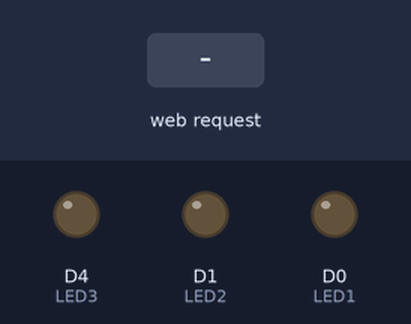
Recording of a program running on a simulated ESP8266 (NodeMCU). On the bench: output pins drawn as LEDs (lit = HIGH). The inputs (shaded band) are chosen by the test bench. WiFi joins after 1.5 s; servers stay silent unless stated; what the program prints to the serial monitor is not drawn.

Above: at 1.2 s.
1.3 s: HTTP request GET /LED1ON received
At 1.9 s:
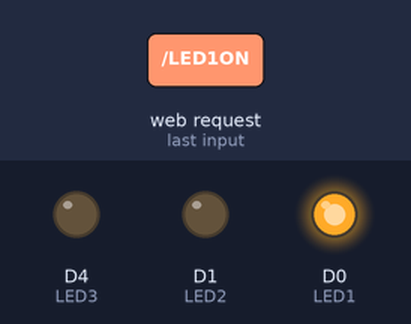
2.8 s: HTTP request GET /LED1OFF received
At 4.2 s:
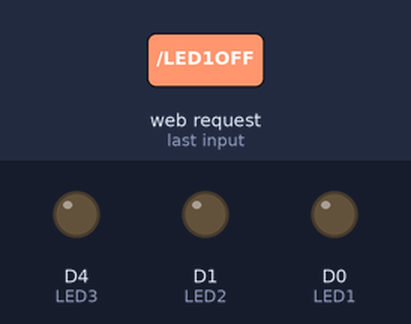
Timing chart, 0 to 5.8 s (numbered marks = the images above; inputs shaded):
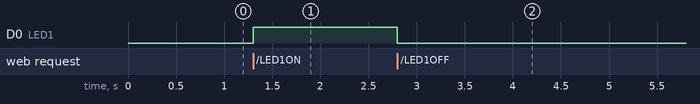

The program:

main.cpp
```cpp
#include <Arduino.h>
#include <ESP8266WiFi.h>
#include <WiFiClient.h>
#include <ESP8266WebServer.h>

const char* ssid = "nonie";
const char* password = "meowakumeong";
int LED1 = D0;
int LED2 = D1;
int LED3 = D4;

ESP8266WebServer server(80);
String webpage;

void setup() {
  Serial.begin(9600);
  delay(10);

  pinMode(LED1, OUTPUT);
  pinMode(LED2, OUTPUT);
  pinMode(LED3, OUTPUT);

  // Connect to WiFi nerwork
  Serial.println();
  Serial.print("Configuring access point...");

  // Mengatur WiFi
  WiFi.mode(WIFI_AP);   // Mode Station
  WiFi.begin(ssid, password);   // Mencocokkan SSID dan Password

  Serial.print("Access Point SSID: ");
  Serial.println(WiFi.softAPSSID());

  // Print Status Connect
  Serial.println("IP address: ");
  Serial.println(WiFi.softAPIP());

  // Isi dari Webpage
  webpage+= "<h1> Web Control ESP8266 </h1>";
  webpage+= "<h2> Khansa Delphi Nareswari </h2>";
  webpage+= "<p>LED 1 : ";
  webpage+= "<a href=\"LED1ON\"><button>ON</button></a><a href=\"LED1OFF\"><button>OFF</button></a></p><br>";
  webpage+= "<p>LED2: ";
  webpage+= "<a href=\"LED2ON\"><button>ON</button></a><a href=\"LED2OFF\"><button>OFF</button></a></p><br>";
  webpage+= "<p>LED3: ";
  webpage+= "<a href=\"LED3ON\"><button>ON</button></a><a href=\"LED3OFF\"><button>OFF</button></a></p><br>";

  //Membuat tampilan webpage
  server.on("/",  [](){
    server.send(200, "text/html", webpage);
  });

  //Bagian ini untuk merespon perintah
  server.on("/LED1ON", [](){
    server.send(200, "text/html", webpage);
    digitalWrite(D0, HIGH);
    delay(1000);
  });

  server.on("/LED2ON", [](){
    server.send(200, "text/html", webpage);
    digitalWrite(D2, HIGH);
    delay(1000);
  });

  server.on("/LED3ON", [](){
    server.send(200, "text/html", webpage);
    digitalWrite(D3, HIGH);
    delay(1000);
  });

  server.on("/LED1OFF", [](){
    server.send(200, "text/html", webpage);
    digitalWrite(D0, LOW);
    delay(1000);
  });

  server.on("/LED2OFF", [](){
    server.send(200, "text/html", webpage);
    digitalWrite(D2, LOW);
    delay(1000);
  });

  server.on("/LED3OFF", [](){
    server.send(200, "text/html", webpage);
    digitalWrite(D3, LOW);
    delay(1000);
  });

  server.begin();
  Serial.print("Web server dijalankan");

}

void loop() {
  server.handleClient();
}
```

Measured:
- after the input at 1.3 s, D0 (LED1): LOW → HIGH at once
- after the input at 2.8 s, D0 (LED1): HIGH → LOW at once
